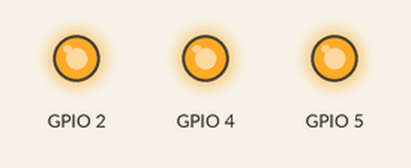
A program run on a simulated ESP32. On the bench: output pins drawn as LEDs (lit = HIGH). WiFi joins after 1.5 s; servers stay silent unless stated; not simulated (calls return 0 or success): credentials.h.

Above: at 2.5 s.
At 5.5 s:
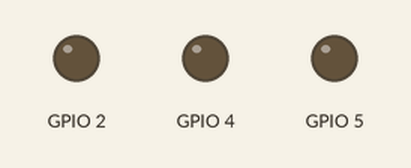
Timing chart, 0 to 6.6 s (numbered marks = the images above):
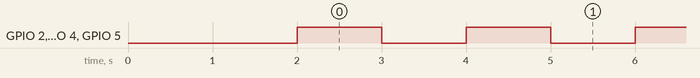

The program:

main.cpp
```cpp
#include <WiFi.h>
#include <ArduinoOTA.h>
#include "credentials.h"

void OTAsetup() {
    WiFi.mode(WIFI_STA);
    WiFi.begin(ssid, password);
    while (WiFi.status() != WL_CONNECTED) delay(1000);
    ArduinoOTA.begin();
}

void OTAloop() {
    ArduinoOTA.handle();
}

void setup(){
    OTAsetup();
    pinMode(2, OUTPUT);
    pinMode(4, OUTPUT);
    pinMode(5, OUTPUT);
}

void loop() {
    OTAloop();
    digitalWrite(2, HIGH);
    digitalWrite(4, HIGH);
    digitalWrite(5, HIGH);
    delay(1000);
    digitalWrite(2, LOW);
    digitalWrite(4, LOW);
    digitalWrite(5, LOW);
    delay(1000);
}
```

Measured:
- by itself, GPIO 2, GPIO 4, GPIO 5: alternates HIGH for 1.0 s and LOW for 1.0 s
